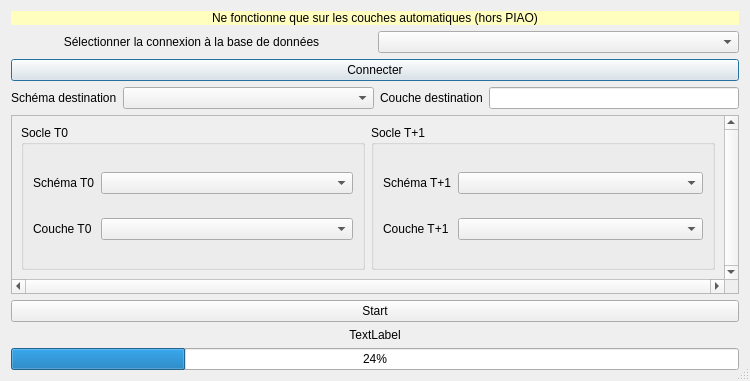
<?xml version="1.0" encoding="UTF-8"?>
<ui version="4.0">
 <class>interface_compare</class>
 <widget class="QDialog" name="interface_compare">
  <property name="geometry">
   <rect>
    <x>0</x>
    <y>0</y>
    <width>750</width>
    <height>381</height>
   </rect>
  </property>
  <property name="maximumSize">
   <size>
    <width>16777215</width>
    <height>16777215</height>
   </size>
  </property>
  <property name="windowTitle">
   <string>Ajout d'un nouveau millésime (t+1)</string>
  </property>
  <property name="sizeGripEnabled">
   <bool>true</bool>
  </property>
  <layout class="QVBoxLayout" name="verticalLayout">
   <item>
    <widget class="QLabel" name="label_info">
     <property name="styleSheet">
      <string notr="true">
background-color: rgb(255, 254, 190);</string>
     </property>
     <property name="text">
      <string>Ne fonctionne que sur les couches automatiques (hors PIAO)</string>
     </property>
     <property name="alignment">
      <set>Qt::AlignCenter</set>
     </property>
    </widget>
   </item>
   <item>
    <layout class="QHBoxLayout" name="horizontalLayout_2">
     <item>
      <widget class="QLabel" name="label">
       <property name="sizePolicy">
        <sizepolicy hsizetype="Preferred" vsizetype="Fixed">
         <horstretch>0</horstretch>
         <verstretch>0</verstretch>
        </sizepolicy>
       </property>
       <property name="layoutDirection">
        <enum>Qt::LeftToRight</enum>
       </property>
       <property name="text">
        <string>Sélectionner la connexion à la base de données</string>
       </property>
       <property name="alignment">
        <set>Qt::AlignCenter</set>
       </property>
      </widget>
     </item>
     <item>
      <widget class="QComboBox" name="cb_connexion"/>
     </item>
    </layout>
   </item>
   <item>
    <widget class="QPushButton" name="pb_dbConnect">
     <property name="sizePolicy">
      <sizepolicy hsizetype="Expanding" vsizetype="Fixed">
       <horstretch>0</horstretch>
       <verstretch>0</verstretch>
      </sizepolicy>
     </property>
     <property name="text">
      <string>Connecter</string>
     </property>
    </widget>
   </item>
   <item>
    <layout class="QHBoxLayout" name="horizontalLayout">
     <item>
      <widget class="QLabel" name="label_2">
       <property name="sizePolicy">
        <sizepolicy hsizetype="Fixed" vsizetype="Preferred">
         <horstretch>0</horstretch>
         <verstretch>0</verstretch>
        </sizepolicy>
       </property>
       <property name="text">
        <string>Schéma destination</string>
       </property>
      </widget>
     </item>
     <item>
      <widget class="QComboBox" name="cb_schema_desti"/>
     </item>
     <item>
      <widget class="QLabel" name="label_3">
       <property name="sizePolicy">
        <sizepolicy hsizetype="Fixed" vsizetype="Preferred">
         <horstretch>0</horstretch>
         <verstretch>0</verstretch>
        </sizepolicy>
       </property>
       <property name="text">
        <string>Couche destination</string>
       </property>
      </widget>
     </item>
     <item>
      <widget class="QLineEdit" name="le_table_desti">
       <property name="sizePolicy">
        <sizepolicy hsizetype="Preferred" vsizetype="Fixed">
         <horstretch>0</horstretch>
         <verstretch>0</verstretch>
        </sizepolicy>
       </property>
      </widget>
     </item>
    </layout>
   </item>
   <item>
    <widget class="QScrollArea" name="scrollArea">
     <property name="verticalScrollBarPolicy">
      <enum>Qt::ScrollBarAlwaysOn</enum>
     </property>
     <property name="horizontalScrollBarPolicy">
      <enum>Qt::ScrollBarAlwaysOn</enum>
     </property>
     <property name="widgetResizable">
      <bool>true</bool>
     </property>
     <widget class="QWidget" name="scrollAreaWidgetContents_2">
      <property name="geometry">
       <rect>
        <x>0</x>
        <y>0</y>
        <width>717</width>
        <height>122</height>
       </rect>
      </property>
      <layout class="QGridLayout" name="gridLayout_2">
       <item row="0" column="0">
        <layout class="QVBoxLayout" name="verticalLayout_2">
         <property name="sizeConstraint">
          <enum>QLayout::SetNoConstraint</enum>
         </property>
         <item>
          <widget class="QGroupBox" name="groupBox_5">
           <property name="title">
            <string>Socle T0</string>
           </property>
           <layout class="QGridLayout" name="gridLayout_5">
            <property name="sizeConstraint">
             <enum>QLayout::SetMinimumSize</enum>
            </property>
            <item row="1" column="1">
             <widget class="QComboBox" name="cb_schema_t0"/>
            </item>
            <item row="2" column="1">
             <widget class="QComboBox" name="cb_table_t0"/>
            </item>
            <item row="1" column="0">
             <widget class="QLabel" name="label_14">
              <property name="sizePolicy">
               <sizepolicy hsizetype="Fixed" vsizetype="Preferred">
                <horstretch>0</horstretch>
                <verstretch>0</verstretch>
               </sizepolicy>
              </property>
              <property name="text">
               <string>Schéma T0</string>
              </property>
             </widget>
            </item>
            <item row="2" column="0">
             <widget class="QLabel" name="label_60">
              <property name="sizePolicy">
               <sizepolicy hsizetype="Fixed" vsizetype="Preferred">
                <horstretch>0</horstretch>
                <verstretch>0</verstretch>
               </sizepolicy>
              </property>
              <property name="text">
               <string>Couche T0</string>
              </property>
             </widget>
            </item>
           </layout>
          </widget>
         </item>
        </layout>
       </item>
       <item row="0" column="1">
        <layout class="QVBoxLayout" name="verticalLayout_3">
         <property name="sizeConstraint">
          <enum>QLayout::SetNoConstraint</enum>
         </property>
         <item>
          <widget class="QGroupBox" name="groupBox_4">
           <property name="sizePolicy">
            <sizepolicy hsizetype="Preferred" vsizetype="Preferred">
             <horstretch>0</horstretch>
             <verstretch>0</verstretch>
            </sizepolicy>
           </property>
           <property name="title">
            <string>Socle T+1</string>
           </property>
           <layout class="QGridLayout" name="gridLayout">
            <property name="sizeConstraint">
             <enum>QLayout::SetNoConstraint</enum>
            </property>
            <item row="0" column="0">
             <widget class="QLabel" name="label_26">
              <property name="sizePolicy">
               <sizepolicy hsizetype="Fixed" vsizetype="Preferred">
                <horstretch>0</horstretch>
                <verstretch>0</verstretch>
               </sizepolicy>
              </property>
              <property name="text">
               <string>Schéma T+1</string>
              </property>
             </widget>
            </item>
            <item row="1" column="0">
             <widget class="QLabel" name="label_27">
              <property name="sizePolicy">
               <sizepolicy hsizetype="Fixed" vsizetype="Preferred">
                <horstretch>0</horstretch>
                <verstretch>0</verstretch>
               </sizepolicy>
              </property>
              <property name="text">
               <string>Couche T+1</string>
              </property>
             </widget>
            </item>
            <item row="0" column="1">
             <widget class="QComboBox" name="cb_schema_t1">
              <property name="sizePolicy">
               <sizepolicy hsizetype="Preferred" vsizetype="Fixed">
                <horstretch>0</horstretch>
                <verstretch>0</verstretch>
               </sizepolicy>
              </property>
             </widget>
            </item>
            <item row="1" column="1">
             <widget class="QComboBox" name="cb_table_t1">
              <property name="sizePolicy">
               <sizepolicy hsizetype="Preferred" vsizetype="Fixed">
                <horstretch>0</horstretch>
                <verstretch>0</verstretch>
               </sizepolicy>
              </property>
             </widget>
            </item>
           </layout>
           <zorder>cb_table_t1</zorder>
           <zorder>cb_schema_t1</zorder>
           <zorder>label_27</zorder>
           <zorder>label_26</zorder>
          </widget>
         </item>
        </layout>
       </item>
      </layout>
     </widget>
    </widget>
   </item>
   <item>
    <widget class="QPushButton" name="pb_start">
     <property name="text">
      <string>Start</string>
     </property>
    </widget>
   </item>
   <item>
    <widget class="QLabel" name="lbl_etape">
     <property name="sizePolicy">
      <sizepolicy hsizetype="Preferred" vsizetype="Preferred">
       <horstretch>0</horstretch>
       <verstretch>0</verstretch>
      </sizepolicy>
     </property>
     <property name="text">
      <string>TextLabel</string>
     </property>
     <property name="alignment">
      <set>Qt::AlignCenter</set>
     </property>
    </widget>
   </item>
   <item>
    <widget class="QProgressBar" name="pb_avancement">
     <property name="value">
      <number>24</number>
     </property>
    </widget>
   </item>
  </layout>
  <zorder></zorder>
  <zorder>pb_start</zorder>
  <zorder>pb_avancement</zorder>
  <zorder>lbl_etape</zorder>
  <zorder>pb_dbConnect</zorder>
  <zorder>scrollArea</zorder>
  <zorder>label_info</zorder>
 </widget>
 <resources/>
 <connections/>
</ui>
